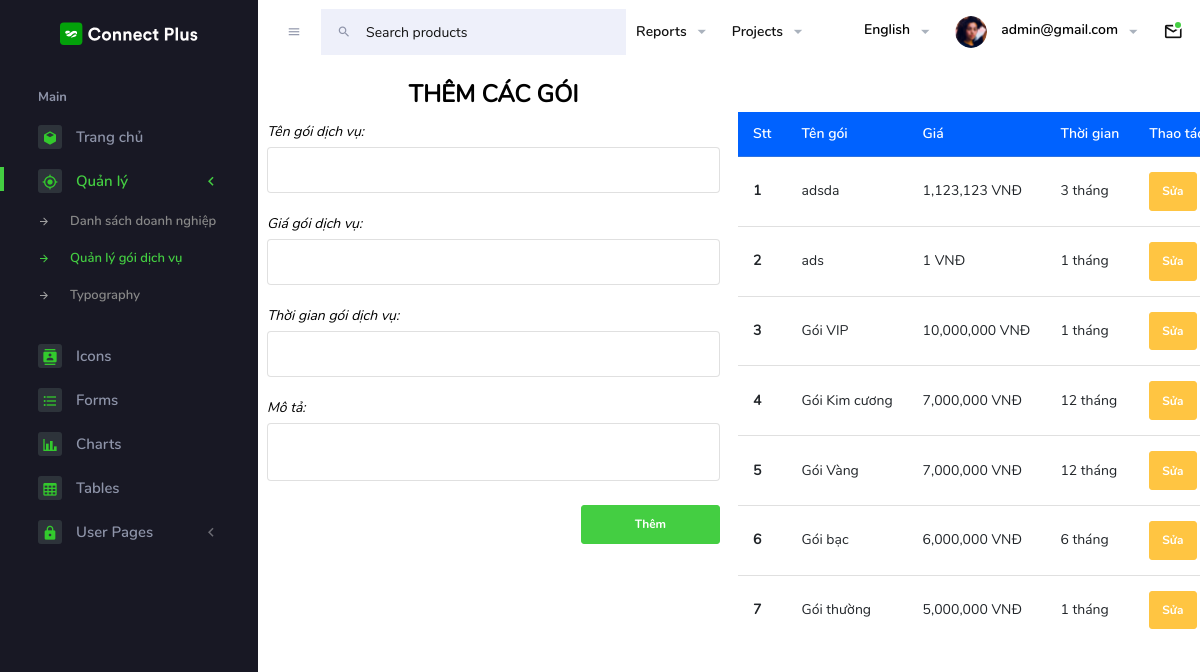
/admin/ADpackages.php (signed in), run on an earlier commit of the app's database.
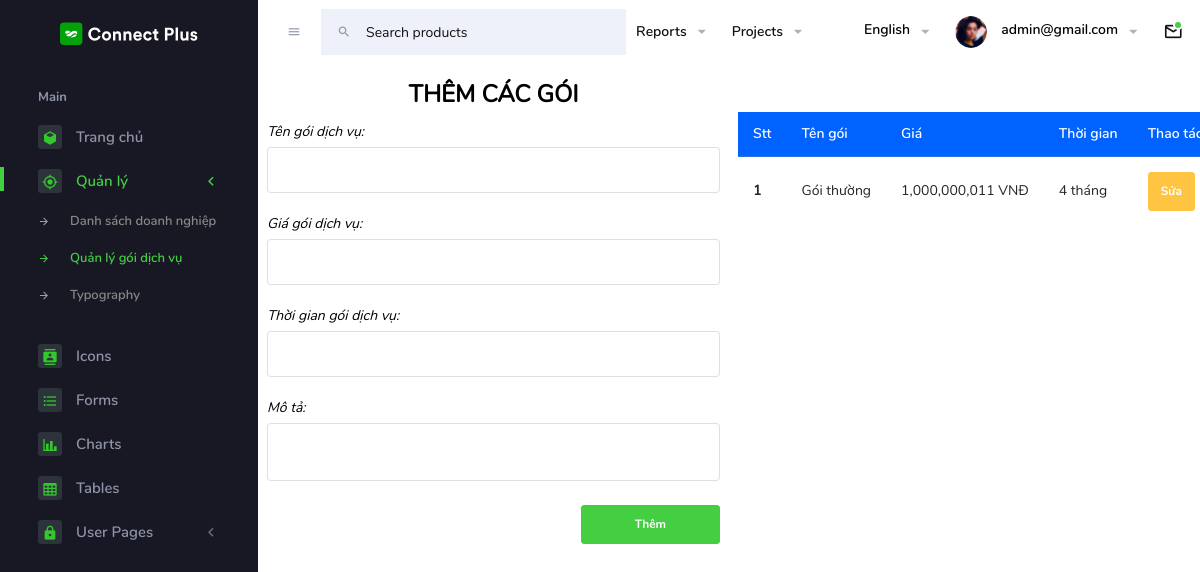
And on a later commit of the database.
### tables this page shows
CREATE TABLE `packages` (
  `packageid` int(11) NOT NULL,
  `name` varchar(255) NOT NULL,
  `price` bigint(20) NOT NULL,
  `packagedate` varchar(255) NOT NULL,
  `description` text NOT NULL
);

### admin/ADpackages.php (the view, shortened to what this page needs)
<?php
include '../connect.php';
?>
<?php
include("./Template/headerAD.php");
include("./Template/navbarAD.php");
include("./Template/sidebarAD.php");
?>
<div class="container">
    <div class="row">
        <div class="col-md-6">
            <?php
            if (isset($_GET['action']) == 'sua') {
                $id = $_GET['id'];
                $sql_select_id = "SELECT * FROM packages WHERE packageid = ?";
                $stmt = $conn->prepare($sql_select_id);
                $stmt->bind_param("i", $id);
                $stmt->execute();
                $result = $stmt->get_result();
                if ($row = mysqli_fetch_array($result)) {
            ?>
                    <h2 class="text-center m-3 text-black text-uppercase">Sửa các gói</h2>
                    <form action="./ADhandlepackage.php" method="post">
                        <input type="hidden" name="packageid" value="<?php echo $id ?>">
                        <div class="form-group">
                            <label for="" class="text-black font-italic">Tên gói dịch vụ:</label>
                            <input type="text" name="namePackage" value="<?php echo $row['name'] ?>" id="" class="form-control rounded">
                        </div>
                        <div class="form-group">
                            <label for="" class="text-black font-italic">Giá gói dịch vụ:</label>
                            <input type="text" name="pricePackage" value="<?php echo $row['price'] ?>" id="" class="form-control rounded">
                        </div>
                        <div class="form-group">
                            <label for="" class="text-black font-italic">Thời gian gói dịch vụ:</label>
                            <input type="text" name="datePackage" value="<?php echo $row['packagedate']  ?>" id="" class="form-control rounded">
                        </div>
                        <div class="form-group">
                            <label for="" class="text-black font-italic">Mô tả:</label>
                            <textarea cols="30" name="descPackage" id="description" class="form-control rounded"><?php echo $row['description'] ?></textarea>
                        </div>
                        <div class="form-group">
                            <div class="row">
                                <div class="col-4"></div>
                                <div class="col-4">
                                </div>
                                <div class="col-4">
                                    <input type="submit" name="editPackage" value="Sửa" class="btn btn-success w-100">
                                </div>
                            </div>
                        </div>
                    </form>
                <?php
                }
            } else {
                ?>
                <h2 class="text-center m-3 text-black text-uppercase">Thêm các gói</h2>
                <form action="./ADhandlepackage.php" method="post">
                    <div class="form-group">
                        <label for="" class="text-black font-italic">Tên gói dịch vụ:</label>
                        <input type="text" name="namePackage" id="" class="form-control rounded">
                    </div>
                    <div class="form-group">
                        <label for="" class="text-black font-italic">Giá gói dịch vụ:</label>
                        <input type="text" name="pricePackage" id="" class="form-control rounded">
                    </div>
                    <div class="form-group">
                        <label for="" class="text-black font-italic">Thời gian gói dịch vụ:</label>
                        <input type="text" name="datePackage" id="" class="form-control rounded">
                    </div>
                    <div class="form-group">
                        <label for="" class="text-black font-italic">Mô tả:</label>
                        <textarea cols="30" name="descPackage" id="description" class="form-control rounded"></textarea>
                    </div>
                    <div class="form-group">
                        <div class="row">
                            <div class="col-4"></div>
                            <div class="col-4">
                            </div>
                            <div class="col-4">
                                <input type="submit" name="addPackage" value="Thêm" class="btn btn-success w-100">
                            </div>
                        </div>
                    </div>
                </form>
            <?php
            }
            ?>
        </div>
        <div class="col-md-6">
            <?php
            $sql = "SELECT * FROM packages   ORDER BY packageid DESC";
            $stmt = $conn->prepare($sql);
            $stmt->execute();
            $result = $stmt->get_result();
            ?>
            <table class="table mt-5">
                <thead>
                    <tr class="bg-primary text-white">
                        <th scope="col">Stt</th>
                        <th scope="col">Tên gói</th>
                        <th scope="col">Giá </th>
                        <th scope="col">Thời gian </th>
                        <th scope="col">Thao tác</th>
                    </tr>
                </thead>
                <tbody>
                    <?php
                    $i = 0;
                    while ($row = mysqli_fetch_array($result)) {
                        $i++;
                    ?>
                        <tr>
                            <th scope="row"><?php echo $i ?></th>
                            <td><?php echo $row['name'] ?></td>
                            <td><?php echo number_format($row['price']) . ' VNĐ' ?></td>
                            <td><?php echo $row['packagedate'] . ' tháng' ?></td>
                            <td>
                                <a href="./ADpackages.php?action=sua&&id=<?php echo $row['packageid'] ?>" class="btn btn-warning">Sửa</a>
                            </td>
                        </tr>
                    <?php
                    }
                    ?>
                </tbody>
            </table>
        </div>
    </div>
</div>
<?php
include("./Template/footerAD.php");
?>

### admin/Template/headerAD.php (shortened to what this page needs)
<!DOCTYPE html>
<html lang="en">
<head>
    <link rel="stylesheet" href="../admin/assets/vendors/mdi/css/materialdesignicons.min.css">
    <link rel="stylesheet" href="../admin/assets/vendors/flag-icon-css/css/flag-icon.min.css">
    <link rel="stylesheet" href="../admin/assets/vendors/css/vendor.bundle.base.css">
    <link rel="stylesheet" href="../admin/assets/vendors/font-awesome/css/font-awesome.min.css" />
    <link rel="stylesheet" href="../admin/assets/vendors/bootstrap-datepicker/bootstrap-datepicker.min.css">
    <link rel="stylesheet" href="../admin/assets/css/style.css">
</head>
<body>

### admin/Template/navbarAD.php (shortened to what this page needs)
<div class="container-scroller">
    <nav class="navbar default-layout-navbar col-lg-12 col-12 p-0 fixed-top d-flex flex-row">
        <div class="text-center navbar-brand-wrapper d-flex align-items-center justify-content-center">
            <a class="navbar-brand brand-logo" href="index.html"><img src="assets/images/logo.svg" alt="logo" /></a>
        </div>
        <div class="navbar-menu-wrapper d-flex align-items-stretch">
            <button class="navbar-toggler navbar-toggler align-self-center" type="button" data-toggle="minimize">
                <span class="mdi mdi-menu"></span>
            </button>
            <div class="search-field d-none d-xl-block">
                <form class="d-flex align-items-center h-100" action="#">
                    <div class="input-group">
                        <div class="input-group-prepend bg-transparent">
                            <i class="input-group-text border-0 mdi mdi-magnify"></i>
                        </div>
                        <input type="text" class="form-control bg-transparent border-0" placeholder="Search products">
                    </div>
                </form>
            </div>
            <ul class="navbar-nav navbar-nav-right">
                <li class="nav-item  dropdown d-none d-md-block">
                    <a class="nav-link dropdown-toggle" id="reportDropdown" href="#" data-toggle="dropdown" aria-expanded="false"> Reports </a>
                </li>
                <li class="nav-item  dropdown d-none d-md-block">
                    <a class="nav-link dropdown-toggle" id="projectDropdown" href="#" data-toggle="dropdown" aria-expanded="false"> Projects </a>
                </li>
                <li class="nav-item nav-language dropdown d-none d-md-block">
                    <a class="nav-link dropdown-toggle" id="languageDropdown" href="#" data-toggle="dropdown" aria-expanded="false">
                        <div class="nav-language-icon">
                            <i class="flag-icon flag-icon-us" title="us" id="us"></i>
                        </div>
                        <div class="nav-language-text">
                            <p class="mb-1 text-black">English</p>
                        </div>
                    </a>
                </li>
                <li class="nav-item nav-profile dropdown">
                    <a class="nav-link dropdown-toggle" id="profileDropdown" href="#" data-toggle="dropdown" aria-expanded="false">
                        <div class="nav-profile-img">
                            <img src="../admin/assets/images/faces/face28.png" alt="image">
                        </div>
                        <div class="nav-profile-text">
                            <p class="mb-1 text-black">
                                <?php
                                if (isset($_SESSION['admin'])) {
                                    echo $_SESSION['admin'];
                                } else if (isset($_SESSION['business'])) {
                                    echo $_SESSION['business'];
                                }
                                ?>
                            </p>
                        </div>
                    </a>
                </li>
                <li class="nav-item dropdown">
                    <a class="nav-link count-indicator dropdown-toggle" id="messageDropdown" href="#" data-toggle="dropdown" aria-expanded="false">
                        <i class="mdi mdi-email-outline"></i>
                        <span class="count-symbol bg-success"></span>
                    </a>
                </li>
            </ul>
        </div>
    </nav>

### admin/Template/sidebarAD.php (shortened to what this page needs)
<div class="container-fluid page-body-wrapper">
    <nav class="sidebar sidebar-offcanvas" id="sidebar">
        <ul class="nav">
            <li class="nav-item nav-category">Main</li>
            <li class="nav-item">
                <a class="nav-link" href="../admin/index.php">
                    <span class="icon-bg"><i class="mdi mdi-cube menu-icon"></i></span>
                    <span class="menu-title">Trang chủ</span>
                </a>
            </li>
            <li class="nav-item">
                <a class="nav-link" data-toggle="collapse" href="#ui-basic" aria-expanded="false" aria-controls="ui-basic">
                    <span class="icon-bg"><i class="mdi mdi-crosshairs-gps menu-icon"></i></span>
                    <span class="menu-title">Quản lý</span>
                    <i class="menu-arrow"></i>
                </a>
                <div class="collapse" id="ui-basic">
                    <ul class="nav flex-column sub-menu">
                        <?php
                        if (isset($_SESSION['admin'])) {
                        ?>
                            <li class="nav-item"> <a class="nav-link" href="/admin/ADlist.php">Danh sách doanh nghiệp</a></li>
                            <li class="nav-item"> <a class="nav-link" href="/admin/ADpackages.php">Quản lý gói dịch vụ</a></li>
                            <li class="nav-item"> <a class="nav-link" href="pages/ui-features/typography.html">Typography</a></li>
                        <?php
                        }
                        ?>
                    </ul>
                </div>
            </li>
            <li class="nav-item">
                <a class="nav-link" href="pages/icons/mdi.html">
                    <span class="icon-bg"><i class="mdi mdi-contacts menu-icon"></i></span>
                    <span class="menu-title">Icons</span>
                </a>
            </li>
            <li class="nav-item">
                <a class="nav-link" href="pages/forms/basic_elements.html">
                    <span class="icon-bg"><i class="mdi mdi-format-list-bulleted menu-icon"></i></span>
                    <span class="menu-title">Forms</span>
                </a>
            </li>
            <li class="nav-item">
                <a class="nav-link" href="pages/charts/chartjs.html">
                    <span class="icon-bg"><i class="mdi mdi-chart-bar menu-icon"></i></span>
                    <span class="menu-title">Charts</span>
                </a>
            </li>
            <li class="nav-item">
                <a class="nav-link" href="pages/tables/basic-table.html">
                    <span class="icon-bg"><i class="mdi mdi-table-large menu-icon"></i></span>
                    <span class="menu-title">Tables</span>
                </a>
            </li>
            <li class="nav-item">
                <a class="nav-link" data-toggle="collapse" href="#auth" aria-expanded="false" aria-controls="auth">
                    <span class="icon-bg"><i class="mdi mdi-lock menu-icon"></i></span>
                    <span class="menu-title">User Pages</span>
                    <i class="menu-arrow"></i>
                </a>
            </li>
        </ul>
    </nav>

### admin/Template/footerAD.php (shortened to what this page needs)
</div>
</body>
</html>

What changed in the data, as far as the page shows it:
removed packages: name "adsda", price "1,123,123", packagedate "3"
removed packages: name "ads", price "1", packagedate "1"
removed packages: name "Gói VIP", price "10,000,000", packagedate "1"
removed packages: name "Gói Kim cương", price "7,000,000", packagedate "12"
removed packages: name "Gói Vàng", price "7,000,000", packagedate "12"
removed packages: name "Gói bạc", price "6,000,000", packagedate "6"
changed packages "Gói thường": price "5,000,000" → "1,000,000,011"; packagedate "1" → "4"
